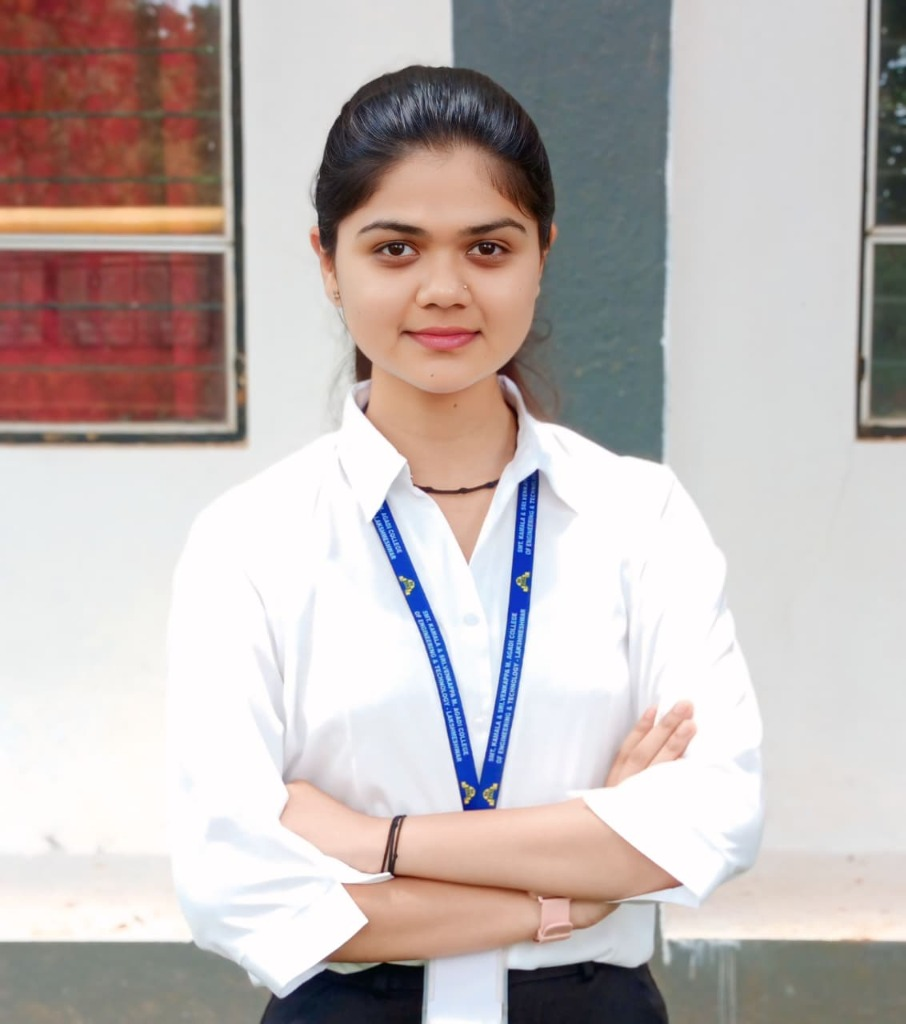
#> input picture data/portrait.jpg, 906 x 1024 px
$ python process_portrait.py ../data/portrait.jpg
#> lines starting #> are read from the running program, lines starting #| are printed output that depends on the picture
#!/usr/bin/env python3
"""
Custom Portrait Processor for Meghana Kotambari's GitHub Profile Hero
Transforms any user headshot into a Floyd-Steinberg 1-bit dithered dot matrix
ready for injection into the SVG hero particle animation.

Usage:
    python scripts/process_portrait.py [path_to_photo.jpg/png]
"""

import sys
import os
import json
import numpy as np
from PIL import Image, ImageEnhance, ImageOps

def process_custom_portrait(image_path, output_width=280, output_height=310):
#> called with image_path = '../data/portrait.jpg', output_width = 280, output_height = 310
    if not os.path.exists(image_path):
        print(f"Error: Image not found at {image_path}")
        return None

    print(f"Processing headshot: {image_path}...")
    img = Image.open(image_path).convert("L") # Greyscale
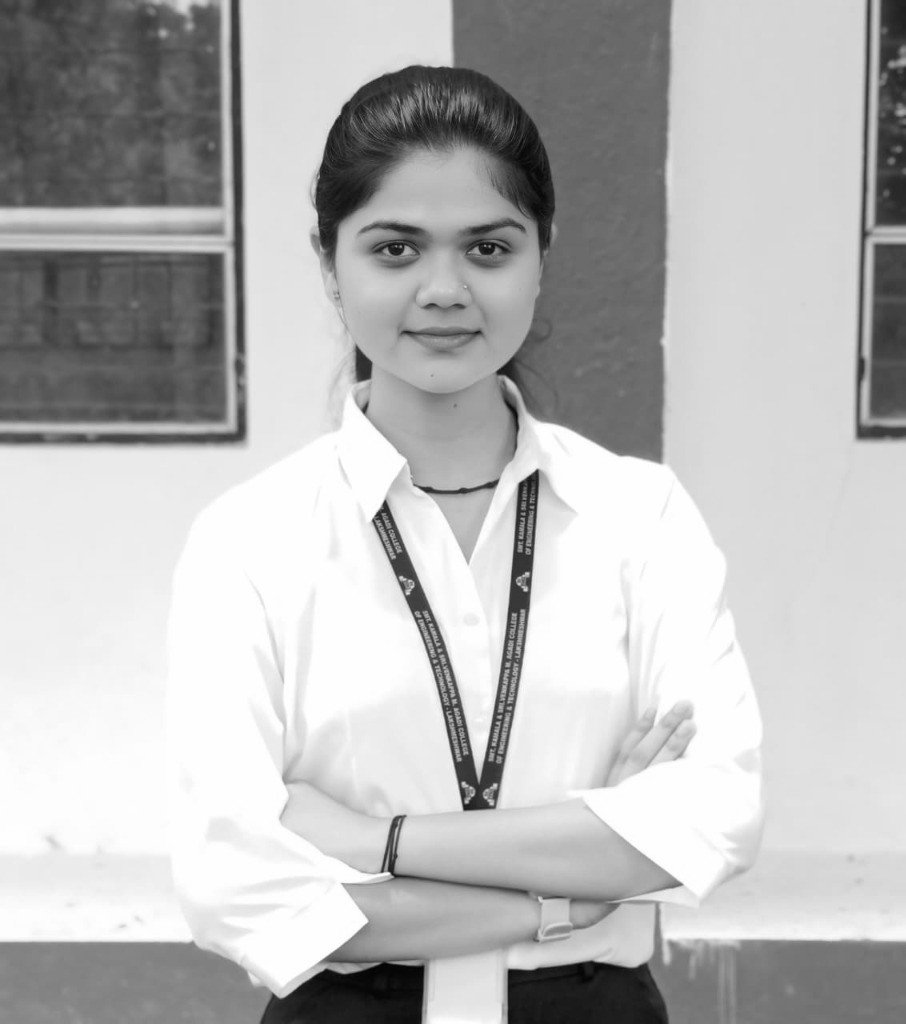
#> img: PIL image 906x1024 L; min 1, max 255, mean 184

    # Auto-contrast & moderate edge enhancement
    img = ImageOps.autocontrast(img, cutoff=2)
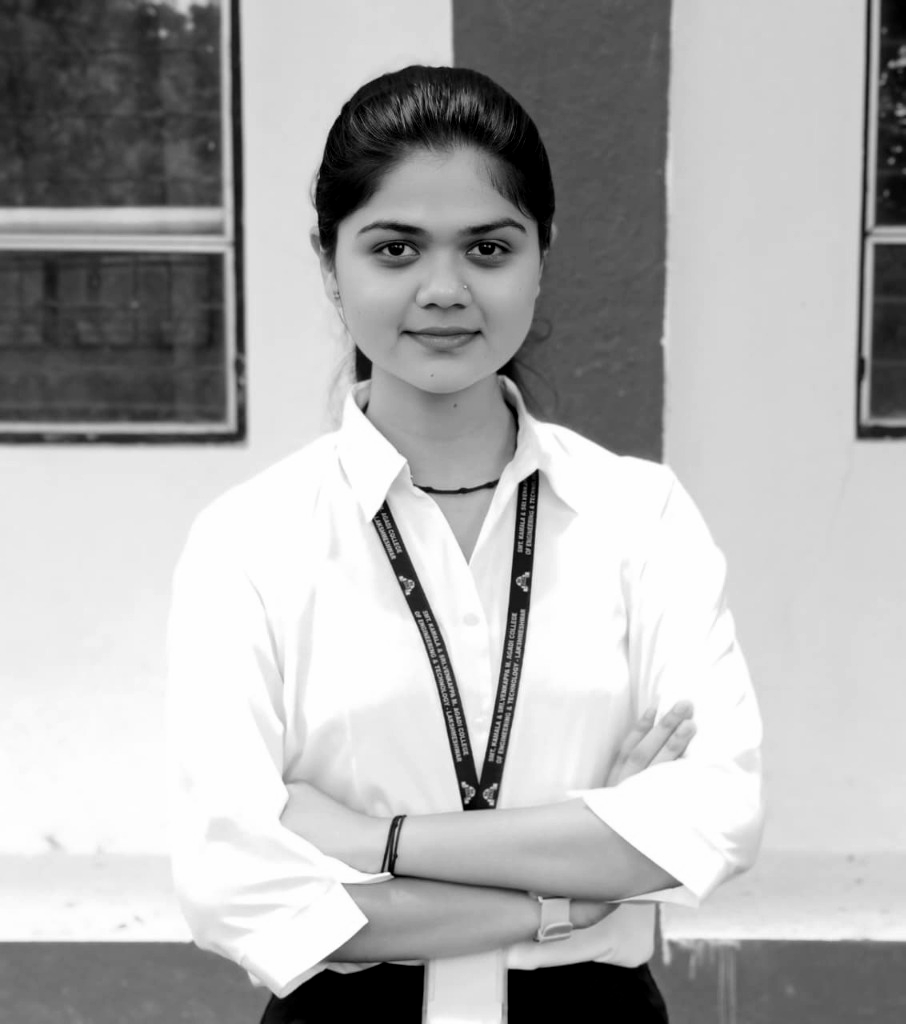
#> img: PIL image 906x1024 L; min 0, max 255, mean 173.9
    enhancer = ImageEnhance.Contrast(img)
    img = enhancer.enhance(1.35)
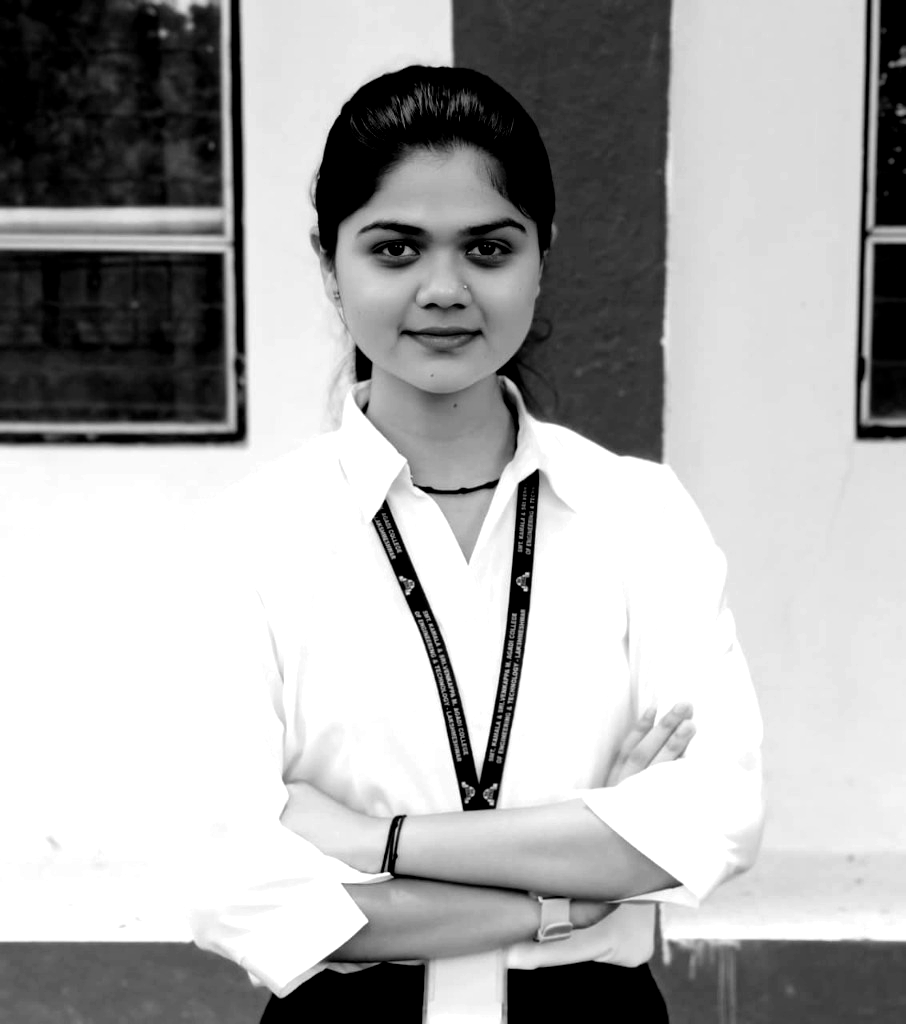
#> img: PIL image 906x1024 L; min 0, max 255, mean 170.5

    # Resize keeping aspect ratio & crop head-and-shoulders center
    w, h = img.size
#> w = 906; h = 1024
    target_ratio = output_width / output_height
    current_ratio = w / h
#> current_ratio = 0.885

    if current_ratio > target_ratio:
        # Image is wider: crop sides
        new_w = int(h * target_ratio)
        left = (w - new_w) // 2
        img = img.crop((left, 0, left + new_w, h))
    else:
        # Image is taller: crop bottom (keep top/headshots)
        new_h = int(w / target_ratio)
#> new_h = 1003
        top = int((h - new_h) * 0.2) # prioritize top 20% head region
#> top = 4
        img = img.crop((0, top, w, top + new_h))
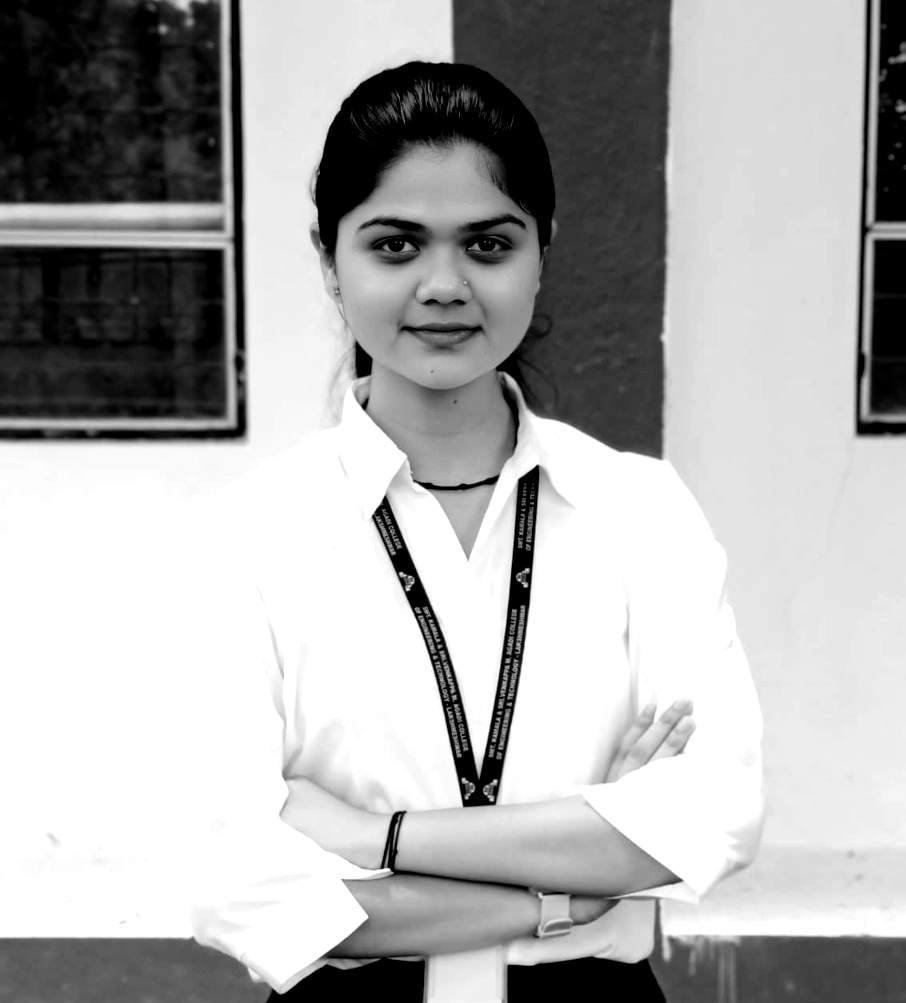
#> img: PIL image 906x1003 L; min 0, max 255, mean 172.4

    img = img.resize((output_width, output_height), Image.Resampling.LANCZOS)
#> img: PIL image 280x310 L

    # Floyd-Steinberg dithering with Serpentine scanning
    arr = np.array(img, dtype=float)
    h, w = arr.shape
#> h = 310; w = 280
    dots = []

    for y in range(0, h, 2):
        row_range = range(0, w, 2) if (y // 2) % 2 == 0 else range(w - 2, -1, -2)
        for x in row_range:
            old_val = arr[y, x]
            new_val = 255 if old_val > 128 else 0
            err = old_val - new_val

            if new_val == 255:
                dots.append((x + 30, y + 60))

            # Distribute error
            if x + 1 < w:
                arr[y, x + 1] += err * 7 / 16
            if y + 1 < h:
                if x - 1 >= 0:
                    arr[y + 1, x - 1] += err * 3 / 16
                arr[y + 1, x] += err * 5 / 16
                if x + 1 < w:
                    arr[y + 1, x + 1] += err * 1 / 16
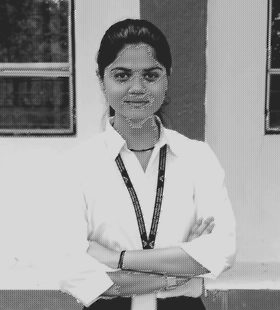
#> arr: shape (310, 280) float64; min -55.12, max 310.1, mean 171.3; drawn with min black and max white
#> after the loop, dots = 15053 pairs, first value 30 to 308, second value 60 to 368

    print(f"Extracted {len(dots)} high-precision portrait vector dots.")
#| Extracted 15053 high-precision portrait vector dots.
    return dots

if __name__ == "__main__":
    if len(sys.argv) > 1:
        process_custom_portrait(sys.argv[1])
    else:
        print("Usage: python scripts/process_portrait.py <path_to_photo>")
